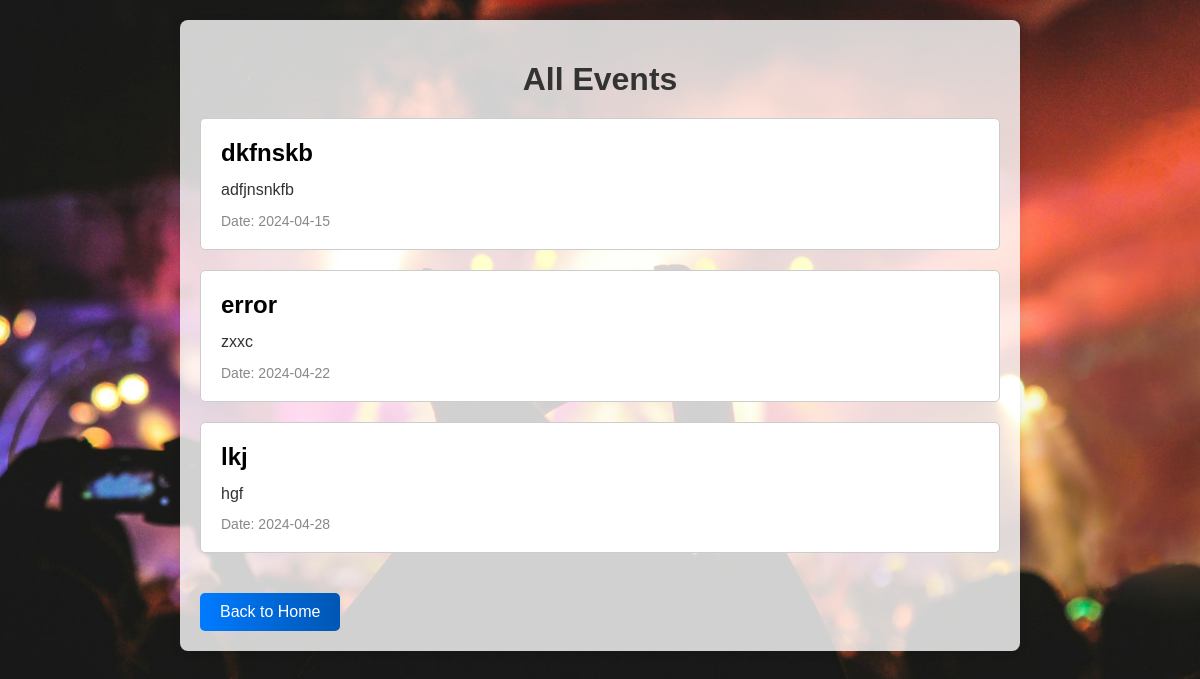
Screenshot of /event_detail.php with the database file from the repository.
### tables this page shows
CREATE TABLE `events` (
  `id` int(6) UNSIGNED NOT NULL,
  `event_title` varchar(255) NOT NULL,
  `event_description` varchar(255) NOT NULL,
  `event_date` date NOT NULL
);

### event_detail.php (the view, shortened to what this page needs)
<?php
$servername = "localhost";
$username = "root";
$password = "";
$dbname = "quickguni";
$conn = new mysqli($servername, $username, $password, $dbname);
$sql = "SELECT * FROM events";
$result = $conn->query($sql);
?>
<!DOCTYPE html>
<html lang="en">
<head>
</head>
<body>
    <div class="container">
        <h1>All Events</h1>
        <?php
        if ($result->num_rows > 0) {
            while ($row = $result->fetch_assoc()) {
                $event_title = $row["event_title"];
                $event_description = $row["event_description"];
                $event_date = $row["event_date"];
                ?>
                <div class="event">
                    <div class="event-title"><?php echo $event_title; ?></div>
                    <div class="event-description"><?php echo $event_description; ?></div>
                    <div class="event-date">Date: <?php echo $event_date; ?></div>
                </div>
                <?php
            }
        } else {
            echo "<p>No events found.</p>";
        }
        ?>
        <a href="index.php" class="back-link">Back to Home</a>
    </div>
</body>
</html>

### event_detail.php (style rules this page uses)
body { font-family: Arial, sans-serif; margin: 0; padding: 20px; background-image: url('./assets/images/eventbag.jpg'); background-size: cover; background-position: center; background-repeat: no-repeat; }
.container { max-width: 800px; margin: 0 auto; background-color: rgba(255, 255, 255, 0.8); padding: 20px; border-radius: 8px; box-shadow: 0 2px 10px rgba(0, 0, 0, 0.1); }
h1 { color: #333; text-align: center; margin-bottom: 20px; }
.event { background-color: #fff; border: 1px solid #ccc; border-radius: 5px; padding: 20px; margin-bottom: 20px; }
.event-title { font-size: 24px; font-weight: bold; margin-bottom: 10px; }
.event-description { color: #333; font-size: 16px; line-height: 1.6; margin-bottom: 10px; }
.event-date { color: #888; font-size: 14px; }
.back-link { display: inline-block; margin-top: 20px; padding: 10px 20px; background-image: linear-gradient(to right, #007bff, #0056b3); color: #fff; text-decoration: none; border-radius: 5px; transition: background-image 0.3s; }

### rows the page displays
events: event_title "dkfnskb", event_description "adfjnsnkfb", event_date "2024-04-15"
events: event_title "error", event_description "zxxc", event_date "2024-04-22"
events: event_title "lkj", event_description "hgf", event_date "2024-04-28"
